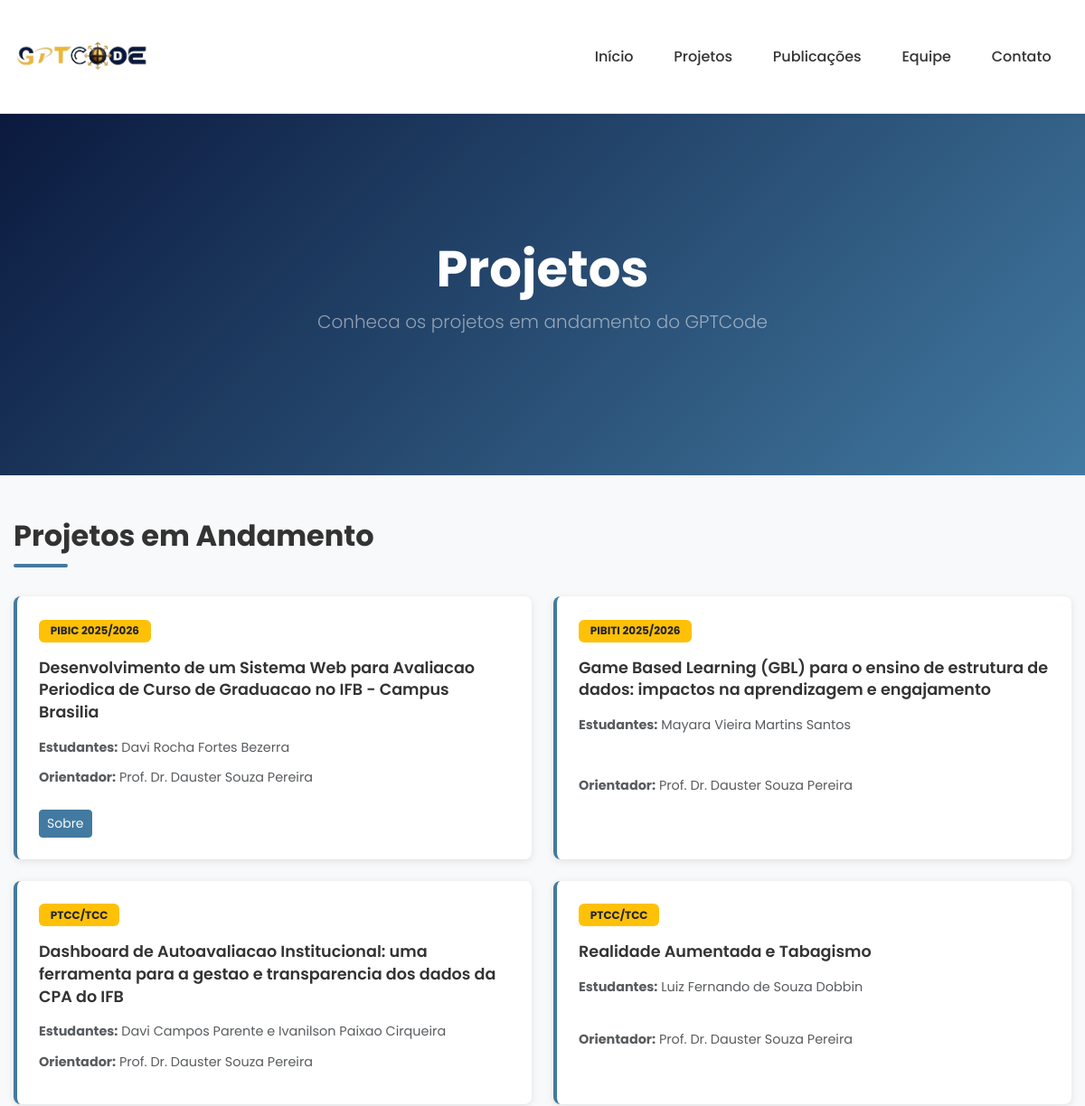
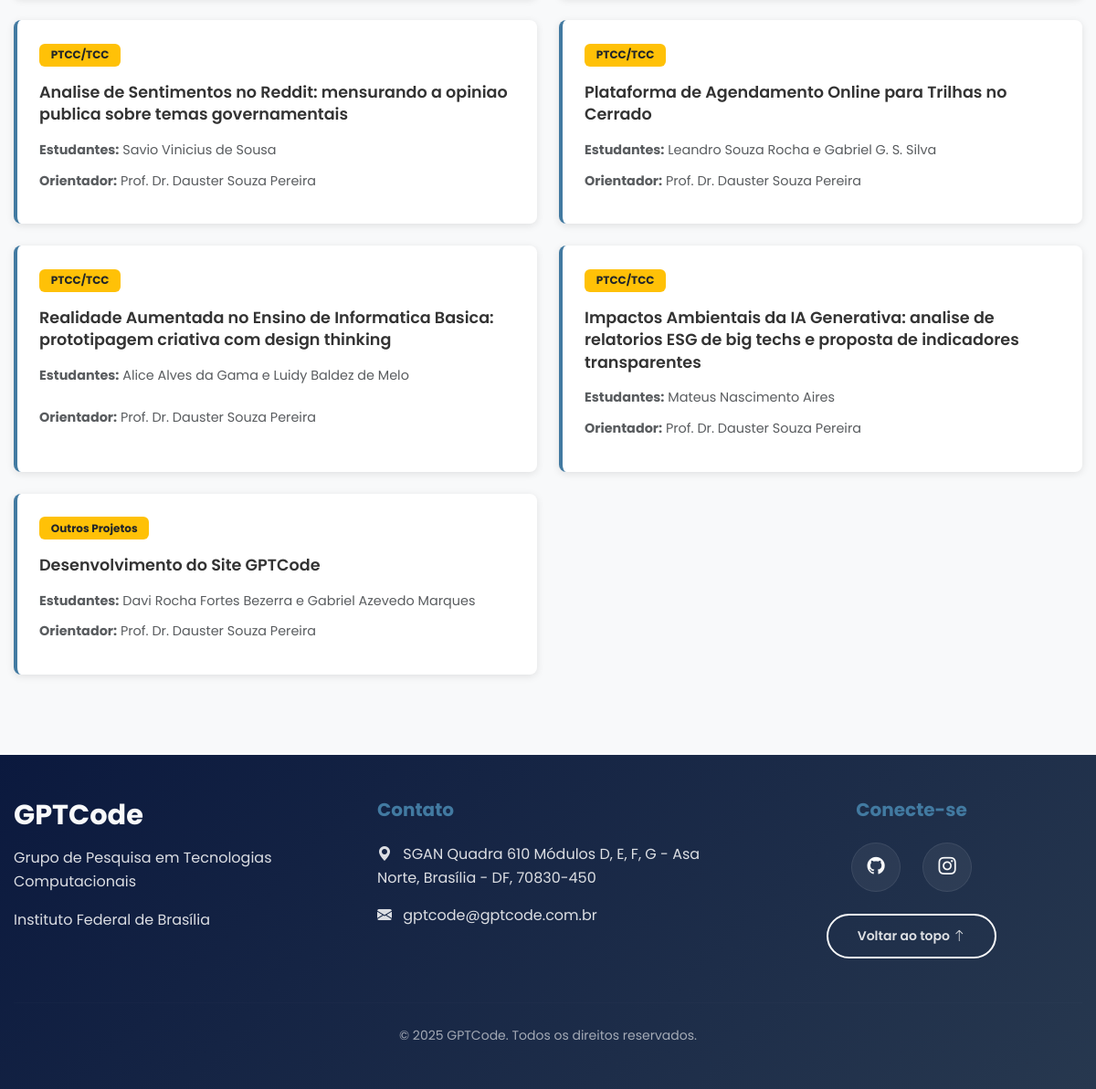
Page /projetos on the committed database (2 pictures, top to bottom).
### tables this page shows
CREATE TABLE configuracao (
    chave           TEXT    PRIMARY KEY
                            CHECK (chave GLOB '[a-z]*' AND chave NOT GLOB '*[^a-z0-9_]*'),
    valor           TEXT    NOT NULL DEFAULT '',
    atualizado_em   TEXT    NOT NULL DEFAULT (datetime('now')),
    atualizado_por  INTEGER REFERENCES usuario(id) ON DELETE SET NULL
);

CREATE TABLE projeto (
    id              INTEGER PRIMARY KEY AUTOINCREMENT,
    titulo          TEXT    NOT NULL UNIQUE COLLATE NOCASE
                            CHECK (length(trim(titulo)) >= 5),
    modalidade      TEXT    NOT NULL
                            CHECK (modalidade IN ('PIBIC', 'PIBITI', 'TCC', 'EXTENSAO', 'OUTRO')),
    status          TEXT    NOT NULL DEFAULT 'em_andamento'
                            CHECK (status IN ('em_andamento', 'concluido', 'suspenso')),
    ano_inicio      INTEGER CHECK (ano_inicio IS NULL OR ano_inicio BETWEEN 2000 AND 2100),
    ano_fim         INTEGER CHECK (ano_fim IS NULL OR ano_fim BETWEEN 2000 AND 2100),
    descricao       TEXT,
    orientador_id   INTEGER REFERENCES membro(id) ON DELETE RESTRICT,
    ordem_exibicao  INTEGER NOT NULL DEFAULT 0 CHECK (ordem_exibicao >= 0),
    criado_em       TEXT    NOT NULL DEFAULT (datetime('now')),
    atualizado_em   TEXT    NOT NULL DEFAULT (datetime('now')),
    criado_por      INTEGER REFERENCES usuario(id) ON DELETE SET NULL,
    atualizado_por  INTEGER REFERENCES usuario(id) ON DELETE SET NULL,
    -- regra de negocio: o fim nao pode anteceder o inicio
    CHECK (ano_fim IS NULL OR (ano_inicio IS NOT NULL AND ano_fim >= ano_inicio)),
    -- regra de negocio: projeto concluido precisa do ano de encerramento
    CHECK (status <> 'concluido' OR ano_fim IS NOT NULL)
);

CREATE TABLE membro (
    id              INTEGER PRIMARY KEY AUTOINCREMENT,
    categoria_id    INTEGER NOT NULL
                            REFERENCES categoria_membro(id) ON DELETE RESTRICT,
    nome            TEXT    NOT NULL CHECK (length(trim(nome)) >= 3),
    funcao          TEXT,
    email           TEXT    UNIQUE COLLATE NOCASE
                            CHECK (email IS NULL OR email LIKE '_%@_%._%'),
    github_url      TEXT    CHECK (github_url IS NULL OR github_url LIKE 'https://github.com/_%'),
    lattes_url      TEXT    CHECK (lattes_url IS NULL
                                   OR lattes_url LIKE 'http://%cnpq.br/_%'
                                   OR lattes_url LIKE 'https://%cnpq.br/_%'),
    descricao       TEXT,
    foto            TEXT,
    ativo           INTEGER NOT NULL DEFAULT 1 CHECK (ativo IN (0, 1)),
    ordem_exibicao  INTEGER NOT NULL DEFAULT 0 CHECK (ordem_exibicao >= 0),
    criado_em       TEXT    NOT NULL DEFAULT (datetime('now')),
    atualizado_em   TEXT    NOT NULL DEFAULT (datetime('now')),
    atualizado_por  INTEGER REFERENCES usuario(id) ON DELETE SET NULL
);

### backend/app.py (the view)
@app.route("/projetos")
def projetos():
    db = get_db()
    return render_template("projetos.html", cfg=repo.obter_configuracoes(db), projetos=repo.listar_projetos(db))

### backend/app.py (called while the page is built, shortened)
@app.template_filter("lista_nomes")
def lista_nomes(nomes) -> str:
    nomes = [n for n in nomes if n]
    if len(nomes) <= 1:
        return "".join(nomes)
    return f"{', '.join(nomes[:-1])} e {nomes[-1]}"

@app.context_processor
def contexto_templates():
    contexto = {
        "admin_logged_in": bool(getattr(g, "admin_user", None)),
        "rotulos": {
            "modalidades": v.MODALIDADE_ROTULO,
            "status_projeto": v.STATUS_PROJETO_ROTULO,
            "tipos_publicacao": v.TIPO_PUBLICACAO_ROTULO,
            "tipos_contato": v.TIPO_CONTATO_ROTULO,
            "papeis": v.PAPEIS_PARTICIPANTE,
        },
    }
    return contexto

### backend/auth.py (called while the page is built, shortened)
def carregar_usuario() -> None:
    g.admin_user = None
    g.admin_auth_error = None
    if not request.path.startswith(("/admin", "/api")):
        return

### backend/contexto.py (called while the page is built)
def get_db() -> sqlite3.Connection:
    if "db" not in g:
        g.db = connect()
    return g.db

def fechar_db(_erro=None) -> None:
    conexao = g.pop("db", None)
    if conexao is not None:
        conexao.close()

### backend/database.py (called while the page is built)
def db_path() -> Path:
    configurado = os.getenv("GPTCODE_DB_PATH", "").strip()
    return Path(configurado) if configurado else DATA_DIR / "gptcode.db"

def connect(caminho: Path | str | None = None) -> sqlite3.Connection:
    caminho = Path(caminho or db_path())
    caminho.parent.mkdir(parents=True, exist_ok=True)
    conn = sqlite3.connect(str(caminho), timeout=10)
    conn.row_factory = sqlite3.Row
    conn.execute("PRAGMA foreign_keys = ON")
    return conn

### backend/repositorio.py (called while the page is built)
def _periodo(inicio: int | None, fim: int | None) -> str | None:
    if inicio is None:
        return None
    if fim is None or fim == inicio:
        return str(inicio)
    return f"{inicio}/{fim}"

def listar_projetos(conn, status: str | None = None, modalidade: str | None = None) -> list[dict]:
    filtros, params = [], []
    if status:
        filtros.append("p.status = ?")
        params.append(status)
    if modalidade:
        filtros.append("p.modalidade = ?")
        params.append(modalidade.upper())
    where = f"WHERE {' AND '.join(filtros)}" if filtros else ""
    linhas = conn.execute(f"{_SQL_PROJETO} {where} ORDER BY p.ordem_exibicao, p.id", params).fetchall()
    participantes = _participantes_por_projeto(conn, [l["id"] for l in linhas])
    return [_serializar_projeto(l, participantes[l["id"]]) for l in linhas]

### frontend/templates/projetos.html (shortened to what this page needs)
{% extends 'base.html' %}
{% block extra_head %}
<link rel="stylesheet" href="{{ url_for('static', filename='css/projetos.css') }}" />
{% endblock %}
{% block content %}
<header class="page-header d-flex align-items-center full-width-section fade-in">
  <div class="container text-center">
    <h1 class="display-4 text-white fw-bold fade-in-up stagger-1">
      {{ cfg.projects_page_title }}
    </h1>
    <p class="lead text-white-50 fade-in-up stagger-2">
      {{ cfg.projects_page_subtitle }}
    </p>
  </div>
</header>
<main class="py-5">
  <div class="container">
    <section class="mb-5">
      <h2 class="section-title fade-in-down stagger-1">
        {{ cfg.projects_section_title }}
      </h2>
      <div class="projects-grid">
        {% for projeto in projetos %}
        <div class="project-card fade-in-up">
          <div class="card-header">
            <span class="badge bg-warning text-dark">{{ projeto.rotulo }}</span>
          </div>
          <h5 class="card-title">{{ projeto.titulo }}</h5>
          {% if projeto.participantes %}
          <p class="card-text text-muted small">
            <strong>Estudantes:</strong> {{ projeto.participantes | map(attribute='nome') | lista_nomes }}
          </p>
          {% endif %}
          {% if projeto.orientador %}
          <p class="card-text text-muted small">
            <strong>Orientador:</strong> {{ projeto.orientador.nome }}
          </p>
          {% endif %}
          {% if projeto.descricao %}
          <div class="project-card-actions">
            <button type="button" class="btn btn-sm btn-warning" data-bs-toggle="modal" data-bs-target="#modal-projeto-{{ projeto.id }}">
              Sobre
            </button>
          </div>
          {% endif %}
        </div>
        {% endfor %}
      </div>
    </section>
  </div>
</main>
{% endblock %}

### frontend/static/css/main.css (style rules this page uses)
:root { --dark-blue: #0b193e; --medium-blue: #427aa1; --accent-gold: #6c757d; --accent-gold-dark: #343a40; --light-blue: #a5c9e0; --light-text: #f8f9fa; --dark-text: #212529; --font-family: "Poppins", sans-serif; --yellow: #ffcc00; --navbar-height: 110px; }
* { margin: 0; padding: 0; box-sizing: border-box; }
body { font-family: var(--font-family); color: var(--dark-text); line-height: 1.6; overflow-x: hidden; padding-top: var(--navbar-height); }
html { scroll-padding-top: calc(var(--navbar-height) + 1rem); }
.section-title { font-weight: 700; position: relative; padding-bottom: 1rem; margin-bottom: 2rem; }
.section-title::after { content: ""; position: absolute; bottom: 0; left: 0; width: 60px; height: 3px; background-color: var(--medium-blue); }
main { width: 100%; margin: 0; padding: 0; }
.btn-warning { background-color: var(--medium-blue); border-color: var(--medium-blue); color: var(--light-text); transition: background-color 0.3s, transform 0.3s; }
.page-header { height: 50vh; min-height: 360px; background: linear-gradient( 135deg, var(--dark-blue) 0%, var(--medium-blue) 100% ); position: relative; overflow: hidden; margin-top: 0; width: 100%; }
.page-header::before { content: ""; position: absolute; top: 0; left: 0; width: 100%; height: 100%; background-image: url("https://www.transparenttextures.com/patterns/connected.png"); opacity: 0.1; }
.page-header { margin-bottom: 0 !important; border-bottom: none !important; }
.page-header { width: 100%; margin: 0; padding: 2rem 0; background-color: var(--dark-blue); color: white; text-align: center; }
.full-width-section { position: relative; left: 50%; right: 50%; margin-left: -50vw; margin-right: -50vw; width: 100vw; }
body { background-color: #f8f9fa; }
.container { max-width: 1200px; margin: 0 auto; padding: 0 15px; }
.fade-in { animation: fadeIn 0.8s ease-out forwards; }
.fade-in-up { animation: fadeInUp 0.6s ease-out forwards; }
@media (min-width: 1024px) and (max-width: 1439px) { .section-title { font-size: 2rem; } }
@media (min-width: 1024px) and (max-width: 1439px) { .py-5 { padding-top: 3rem !important; padding-bottom: 3rem !important; } }
@media (min-width: 1024px) and (max-width: 1439px) { .mb-5 { margin-bottom: 2.5rem !important; } }

### frontend/static/css/animacoes.css (style rules this page uses)
.glass-card, .member-card, .publication-item, .research-item, .card-lift, .project-card, .publication-card { transition: transform 0.3s ease, box-shadow 0.3s ease; }
.btn { transition: all 0.3s ease; }

### frontend/static/css/projetos.css (style rules this page uses)
.projects-grid { display: grid; grid-template-columns: repeat(2, 1fr); gap: 1.5rem; margin-bottom: 2rem; }
.project-card { background: #fff; border-radius: 8px; padding: 1.5rem; box-shadow: 0 2px 8px rgba(0, 0, 0, 0.1); transition: all 0.8s cubic-bezier(0.25, 0.46, 0.45, 0.94); border-left: 4px solid var(--medium-blue, #427aa1); display: flex; flex-direction: column; }
.project-card .card-header { margin-bottom: 1rem; }
.project-card .card-header .badge { font-size: 0.75rem; padding: 0.4rem 0.8rem; }
.project-card .card-title { font-size: 1.1rem; font-weight: 600; margin-bottom: 1rem; color: #333; line-height: 1.4; }
.project-card .card-text { margin-bottom: 0.75rem; flex-grow: 1; font-size: 0.9rem; line-height: 1.5; }
.project-card-actions { margin-top: auto; padding-top: 0.75rem; }
.section-title { font-size: 2rem; font-weight: 700; margin-bottom: 2rem; color: #333; position: relative; padding-bottom: 1rem; }
.section-title::after { content: ''; position: absolute; bottom: 0; left: 0; width: 60px; height: 4px; background: var(--medium-blue, #427aa1); border-radius: 2px; }
@media (min-width: 1024px) and (max-width: 1439px) { .projects-grid { grid-template-columns: repeat(2, 1fr); gap: 1.5rem; } }
@media (min-width: 1024px) and (max-width: 1439px) { .project-card { padding: 1.5rem; } }
@media (min-width: 1024px) and (max-width: 1439px) { .section-title { font-size: 2rem; } }

### rows in the picture
configuracao: projects_page_title "Projetos"
configuracao: projects_page_subtitle "Conheca os projetos em andamento do GPTCode"
configuracao: projects_section_title "Projetos em Andamento"
projeto: rotulo "PIBIC 2025/2026", titulo "Desenvolvimento de um Sistema Web para Avaliacao Periodica de Curso de Graduacao no IFB - Campus Brasilia", participantes|map "Davi Rocha Fortes Bezerra", orientador.nome "Prof. Dr. Dauster Souza Pereira"
projeto: rotulo "PIBITI 2025/2026", titulo "Game Based Learning (GBL) para o ensino de estrutura de dados: impactos na aprendizagem e engajamento", participantes|map "Mayara Vieira Martins Santos", orientador.nome "Prof. Dr. Dauster Souza Pereira"
projeto: rotulo "PTCC/TCC", titulo "Dashboard de Autoavaliacao Institucional: uma ferramenta para a gestao e transparencia dos dados da CPA do IFB", participantes|map "Davi Campos Parente e Ivanilson Paixao Cirqueira", orientador.nome "Prof. Dr. Dauster Souza Pereira"
projeto: rotulo "PTCC/TCC", titulo "Realidade Aumentada e Tabagismo", participantes|map "Luiz Fernando de Souza Dobbin", orientador.nome "Prof. Dr. Dauster Souza Pereira"
projeto: rotulo "PTCC/TCC", titulo "Analise de Sentimentos no Reddit: mensurando a opiniao publica sobre temas governamentais", participantes|map "Savio Vinicius de Sousa", orientador.nome "Prof. Dr. Dauster Souza Pereira"
projeto: rotulo "PTCC/TCC", titulo "Plataforma de Agendamento Online para Trilhas no Cerrado", participantes|map "Leandro Souza Rocha e Gabriel G. S. Silva", orientador.nome "Prof. Dr. Dauster Souza Pereira"
projeto: rotulo "PTCC/TCC", titulo "Realidade Aumentada no Ensino de Informatica Basica: prototipagem criativa com design thinking", participantes|map "Alice Alves da Gama e Luidy Baldez de Melo", orientador.nome "Prof. Dr. Dauster Souza Pereira"
projeto: rotulo "PTCC/TCC", titulo "Impactos Ambientais da IA Generativa: analise de relatorios ESG de big techs e proposta de indicadores transparentes", participantes|map "Mateus Nascimento Aires", orientador.nome "Prof. Dr. Dauster Souza Pereira"
projeto: rotulo "Outros Projetos", titulo "Desenvolvimento do Site GPTCode", participantes|map "Davi Rocha Fortes Bezerra e Gabriel Azevedo Marques", orientador.nome "Prof. Dr. Dauster Souza Pereira"
